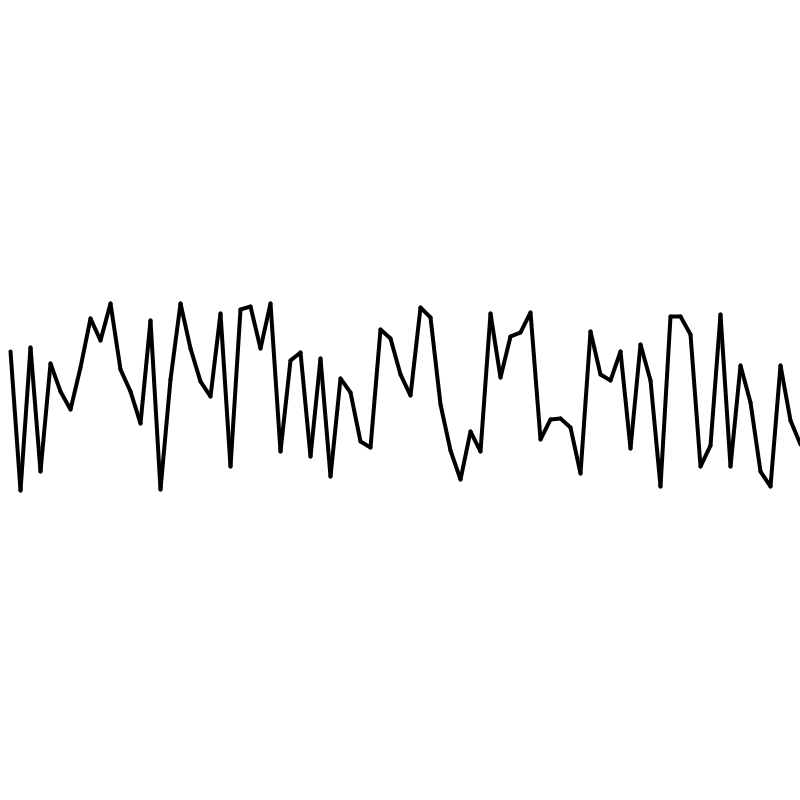
Frame 1 (no input)
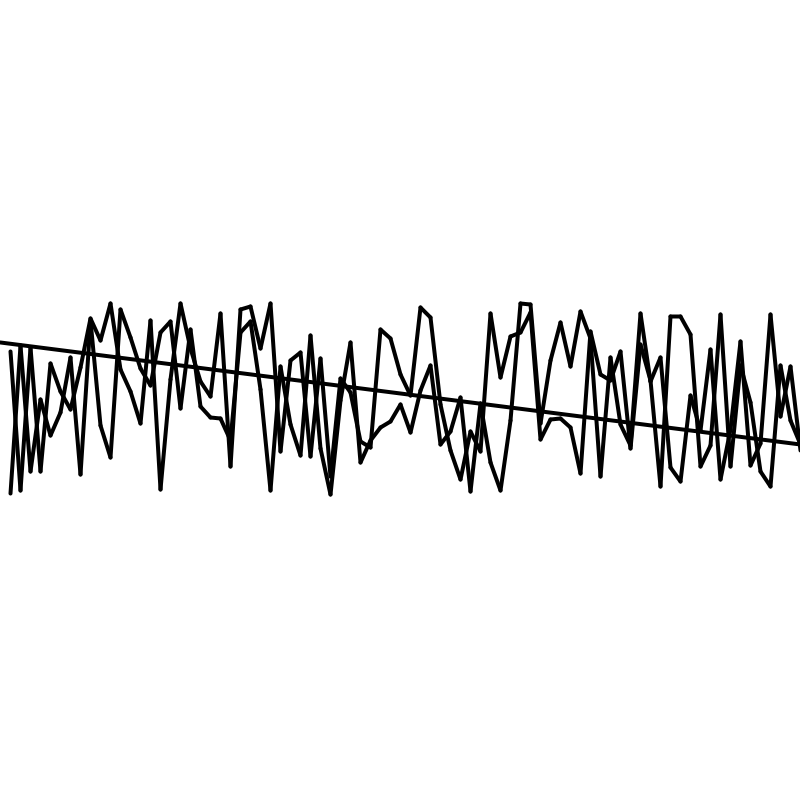
Frame 2 (the mouse pressed at the canvas centre, redrawn once)

The Processing sketch that drew these frames (run headless with seeded random() and noise(); the mouse was pressed at the canvas centre and the sketch redrawn once):

// Processing sketch: week04_alptugan_Randomness_02_pde
// ── week04_alptugan_Randomness_02_pde.pde
int step;
float lastx;
float lasty;
float y;
int borderx;
int bordery;

void setup() {
  surface.setLocation(100, 200);
  
  size(800, 800);
  background(255);
  
  step      = 10;    // resolution of the line
  lastx     = 0;     // the last x position of the line
  lasty     = 0;     // the last y position of the line
  y         = 50;    // the max. y position of the line
  borderx   = 0;     // margin value from left & right edges
  bordery   = 300;   // margin value from top & bottom edges
  
  // Makes draw function to run only once
  noLoop();
}

void draw() {
  // set stroke size
  strokeWeight(4);
  
  
  for (int x = borderx; x <= width - borderx; x = x + step) {
    
    y = bordery + random(height - 2*bordery);
    
    if (lastx > 0) { 
      line(x, y, lastx, lasty);
    }
    
    lastx = x; 
    lasty = y;
  }
}
